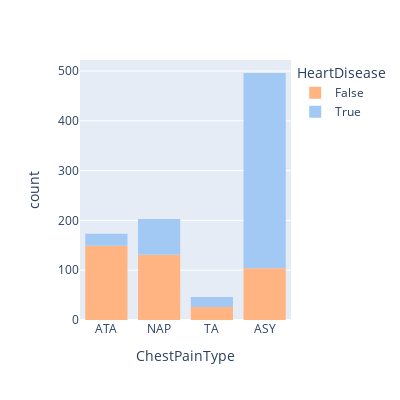

The notebook cell this image was saved under:
### Code cell
fig = px.histogram(df, x="ChestPainType", color="HeartDisease",width=400, height=400,color_discrete_sequence= ploty_sea_color)
fig.show()

### Figure 1 — Plotly figure (JSON) as saved in the notebook; plotly's stock layout.template omitted (floating-point values rounded to 4 significant figures; data arrays with more than 128 entries replaced by an {"elided": "..."} marker saying what was removed)
{"data": [{"alignmentgroup": "True", "bingroup": "x", "hovertemplate": "HeartDisease=False<br>ChestPainType=%{x}<br>count=%{y}<extra></extra>", "legendgroup": "False", "marker": {"color": "rgb(255,180,130)", "pattern": {"shape": ""}}, "name": "False", "offsetgroup": "False", "orientation": "v", "showlegend": true, "type": "histogram", "x": {"elided": "410 str values"}, "xaxis": "x", "yaxis": "y"}, {"alignmentgroup": "True", "bingroup": "x", "hovertemplate": "HeartDisease=True<br>ChestPainType=%{x}<br>count=%{y}<extra></extra>", "legendgroup": "True", "marker": {"color": "rgb(161,201,244)", "pattern": {"shape": ""}}, "name": "True", "offsetgroup": "True", "orientation": "v", "showlegend": true, "type": "histogram", "x": {"elided": "508 str values"}, "xaxis": "x", "yaxis": "y"}], "layout": {"barmode": "relative", "height": 400, "legend": {"title": {"text": "HeartDisease"}, "tracegroupgap": 0}, "margin": {"t": 60}, "width": 400, "xaxis": {"anchor": "y", "domain": [0, 1], "title": {"text": "ChestPainType"}}, "yaxis": {"anchor": "x", "domain": [0, 1], "title": {"text": "count"}}}}
